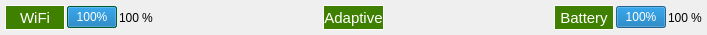
<?xml version="1.0" encoding="UTF-8"?>
<ui version="4.0">
 <class>statusBarWidget</class>
 <widget class="QFrame" name="statusBarWidget">
  <property name="geometry">
   <rect>
    <x>0</x>
    <y>0</y>
    <width>707</width>
    <height>35</height>
   </rect>
  </property>
  <property name="sizePolicy">
   <sizepolicy hsizetype="Preferred" vsizetype="Fixed">
    <horstretch>0</horstretch>
    <verstretch>0</verstretch>
   </sizepolicy>
  </property>
  <property name="minimumSize">
   <size>
    <width>0</width>
    <height>35</height>
   </size>
  </property>
  <property name="maximumSize">
   <size>
    <width>16777215</width>
    <height>35</height>
   </size>
  </property>
  <property name="windowTitle">
   <string>Frame</string>
  </property>
  <layout class="QHBoxLayout" name="statusBarLayout">
   <property name="spacing">
    <number>2</number>
   </property>
   <property name="leftMargin">
    <number>5</number>
   </property>
   <property name="topMargin">
    <number>4</number>
   </property>
   <property name="rightMargin">
    <number>5</number>
   </property>
   <property name="bottomMargin">
    <number>4</number>
   </property>
   <item>
    <widget class="QLabel" name="wifiStatus">
     <property name="sizePolicy">
      <sizepolicy hsizetype="Minimum" vsizetype="Fixed">
       <horstretch>0</horstretch>
       <verstretch>0</verstretch>
      </sizepolicy>
     </property>
     <property name="minimumSize">
      <size>
       <width>60</width>
       <height>25</height>
      </size>
     </property>
     <property name="maximumSize">
      <size>
       <width>16777215</width>
       <height>25</height>
      </size>
     </property>
     <property name="font">
      <font>
       <pointsize>11</pointsize>
      </font>
     </property>
     <property name="mouseTracking">
      <bool>true</bool>
     </property>
     <property name="styleSheet">
      <string notr="true">background-color: rgb(64, 128, 0);
color: rgb(255, 255, 255);</string>
     </property>
     <property name="frameShape">
      <enum>QFrame::Box</enum>
     </property>
     <property name="text">
      <string>WiFi</string>
     </property>
     <property name="scaledContents">
      <bool>true</bool>
     </property>
     <property name="alignment">
      <set>Qt::AlignCenter</set>
     </property>
     <property name="margin">
      <number>6</number>
     </property>
    </widget>
   </item>
   <item>
    <widget class="QProgressBar" name="wifiBar">
     <property name="maximumSize">
      <size>
       <width>50</width>
       <height>16777215</height>
      </size>
     </property>
     <property name="styleSheet">
      <string notr="true">background-color: rgb(0, 128, 64);</string>
     </property>
     <property name="value">
      <number>100</number>
     </property>
    </widget>
   </item>
   <item>
    <widget class="QLabel" name="wifiValue">
     <property name="text">
      <string>100</string>
     </property>
    </widget>
   </item>
   <item>
    <widget class="QLabel" name="percent1">
     <property name="text">
      <string>%</string>
     </property>
    </widget>
   </item>
   <item>
    <spacer name="spacer1">
     <property name="orientation">
      <enum>Qt::Horizontal</enum>
     </property>
     <property name="sizeHint" stdset="0">
      <size>
       <width>40</width>
       <height>20</height>
      </size>
     </property>
    </spacer>
   </item>
   <item>
    <widget class="QLabel" name="adaptiveStatus">
     <property name="sizePolicy">
      <sizepolicy hsizetype="Minimum" vsizetype="Fixed">
       <horstretch>0</horstretch>
       <verstretch>0</verstretch>
      </sizepolicy>
     </property>
     <property name="minimumSize">
      <size>
       <width>60</width>
       <height>25</height>
      </size>
     </property>
     <property name="maximumSize">
      <size>
       <width>16777215</width>
       <height>25</height>
      </size>
     </property>
     <property name="font">
      <font>
       <pointsize>11</pointsize>
      </font>
     </property>
     <property name="mouseTracking">
      <bool>true</bool>
     </property>
     <property name="styleSheet">
      <string notr="true">background-color: rgb(64, 128, 0);
color: rgb(255, 255, 255);</string>
     </property>
     <property name="frameShape">
      <enum>QFrame::Box</enum>
     </property>
     <property name="text">
      <string>Adaptive</string>
     </property>
     <property name="scaledContents">
      <bool>true</bool>
     </property>
     <property name="alignment">
      <set>Qt::AlignCenter</set>
     </property>
     <property name="margin">
      <number>6</number>
     </property>
    </widget>
   </item>
   <item>
    <spacer name="spacer2">
     <property name="orientation">
      <enum>Qt::Horizontal</enum>
     </property>
     <property name="sizeHint" stdset="0">
      <size>
       <width>40</width>
       <height>20</height>
      </size>
     </property>
    </spacer>
   </item>
   <item>
    <widget class="QLabel" name="batteryStatus">
     <property name="sizePolicy">
      <sizepolicy hsizetype="Minimum" vsizetype="Fixed">
       <horstretch>0</horstretch>
       <verstretch>0</verstretch>
      </sizepolicy>
     </property>
     <property name="minimumSize">
      <size>
       <width>60</width>
       <height>25</height>
      </size>
     </property>
     <property name="maximumSize">
      <size>
       <width>16777215</width>
       <height>25</height>
      </size>
     </property>
     <property name="baseSize">
      <size>
       <width>30</width>
       <height>20</height>
      </size>
     </property>
     <property name="font">
      <font>
       <pointsize>11</pointsize>
      </font>
     </property>
     <property name="mouseTracking">
      <bool>true</bool>
     </property>
     <property name="styleSheet">
      <string notr="true">background-color: rgb(64, 128, 0);
color: rgb(255, 255, 255);</string>
     </property>
     <property name="frameShape">
      <enum>QFrame::Box</enum>
     </property>
     <property name="text">
      <string>Battery</string>
     </property>
     <property name="scaledContents">
      <bool>true</bool>
     </property>
     <property name="alignment">
      <set>Qt::AlignCenter</set>
     </property>
     <property name="margin">
      <number>6</number>
     </property>
    </widget>
   </item>
   <item>
    <widget class="QProgressBar" name="batteryBar">
     <property name="maximumSize">
      <size>
       <width>50</width>
       <height>16777215</height>
      </size>
     </property>
     <property name="value">
      <number>100</number>
     </property>
    </widget>
   </item>
   <item>
    <widget class="QLabel" name="batteryValue">
     <property name="text">
      <string>100</string>
     </property>
    </widget>
   </item>
   <item>
    <widget class="QLabel" name="percent2">
     <property name="text">
      <string>%</string>
     </property>
     <property name="indent">
      <number>0</number>
     </property>
    </widget>
   </item>
  </layout>
 </widget>
 <resources/>
 <connections>
  <connection>
   <sender>batteryBar</sender>
   <signal>valueChanged(int)</signal>
   <receiver>batteryValue</receiver>
   <slot>setNum(int)</slot>
   <hints>
    <hint type="sourcelabel">
     <x>933</x>
     <y>21</y>
    </hint>
    <hint type="destinationlabel">
     <x>900</x>
     <y>21</y>
    </hint>
   </hints>
  </connection>
 </connections>
</ui>
